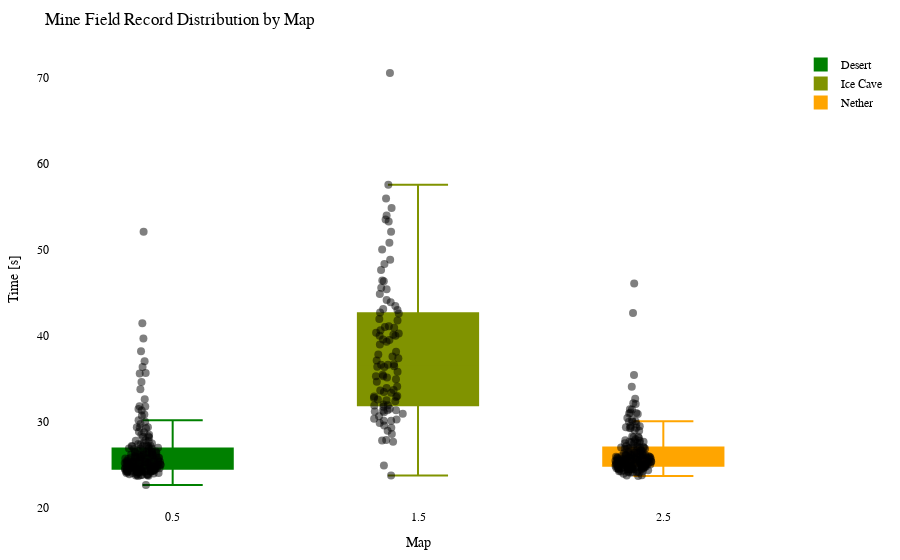

Notebook code cell kept with this figure:
### Code cell
import plotly.graph_objects as go
import plotly.io as pio

df = getRecordsDataframe(minigame="Minenfeld")

# Calculate the offset for centering the data points
num_columns = len(df.columns)
offset = 0.5

# Create a Swarm plot using Plotly
fig = go.Figure()

cmap = LinearSegmentedColormap.from_list("green_orange", ["green", "orange"])
colors = [to_hex(cmap(i / (num_columns - 1))) for i in range(num_columns)]

for i, (column, color) in enumerate(zip(df.columns, colors)):
    x_values = [i + offset] * len(df[column])  # Adjust x-values with offset for horizontal centering
    fig.add_trace(go.Box(x=x_values,
                         y=df[column],
                         name=column,
                         boxpoints='all',
                         pointpos=-0.5,  # Adjust point position to prevent overlapping
                         marker=dict(color='rgba(0,0,0,0.5)', size=8),  # Adjust marker color and size
                         line=dict(color=color),
                         fillcolor=color,
                         hovertext=df_to_html.index,
                         hoverinfo='name+text+y',
                         showlegend=True))

fig.update_layout(title="Mine Field Record Distribution by Map",
                  xaxis=dict(title="Map"),
                  yaxis=dict(title="Time [s]"),
                  showlegend=True,
                  font=dict(family="Arial", size=12, color="black"),  # Customize font
                  plot_bgcolor="white",  # Set background color
                  margin=dict(l=50, r=50, t=50, b=50),  # Adjust margins for better layout
                  )


pio.show(fig)

pio.write_html(fig, "out/minef_swarm_plot.html")

### Figure 1 — Plotly figure (JSON) as saved in the notebook; plotly's stock layout.template omitted (floating-point values rounded to 4 significant figures; data arrays with more than 128 entries replaced by an {"elided": "..."} marker saying what was removed)
{"data": [{"boxpoints": "all", "fillcolor": "#008000", "hoverinfo": "name+text+y", "hovertext": {"elided": "211 str values"}, "line": {"color": "#008000"}, "marker": {"color": "rgba(0,0,0,0.5)", "size": 8}, "name": "Desert", "pointpos": -0.5, "showlegend": true, "type": "box", "x": {"elided": "211 float values"}, "y": {"elided": "211 float values"}}, {"boxpoints": "all", "fillcolor": "#809300", "hoverinfo": "name+text+y", "hovertext": {"elided": "211 str values"}, "line": {"color": "#809300"}, "marker": {"color": "rgba(0,0,0,0.5)", "size": 8}, "name": "Ice Cave", "pointpos": -0.5, "showlegend": true, "type": "box", "x": {"elided": "211 float values"}, "y": {"elided": "211 float values"}}, {"boxpoints": "all", "fillcolor": "#ffa500", "hoverinfo": "name+text+y", "hovertext": {"elided": "211 str values"}, "line": {"color": "#ffa500"}, "marker": {"color": "rgba(0,0,0,0.5)", "size": 8}, "name": "Nether", "pointpos": -0.5, "showlegend": true, "type": "box", "x": {"elided": "211 float values"}, "y": {"elided": "211 float values"}}], "layout": {"font": {"color": "black", "family": "Arial", "size": 12}, "margin": {"b": 50, "l": 50, "r": 50, "t": 50}, "plot_bgcolor": "white", "showlegend": true, "title": {"text": "Mine Field Record Distribution by Map"}, "xaxis": {"title": {"text": "Map"}}, "yaxis": {"title": {"text": "Time [s]"}}}}
